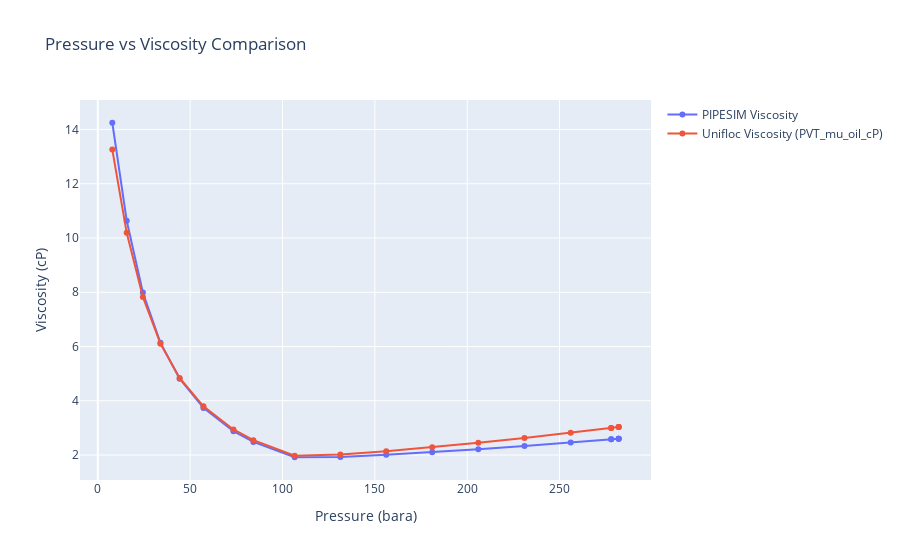

Notebook source saved alongside this figure:
### Markdown cell above
# Сравнение результатов расчета вязкости / Comparison of Viscosity Calculation Results

### Code cell
create_comparison_plot(
    loaded_results_data[resuts_key_fluid_analysis][results_key_pipesim][pressure_key_bara],
    loaded_results_data[resuts_key_fluid_analysis][results_key_pipesim][viscosity_key_cp], 
    loaded_results_data[resuts_key_fluid_analysis][results_key_pipesim][pressure_key_bara], # (atma) уже переведены в (bara) 
    loaded_results_data[resuts_key_fluid_analysis][results_key_unifloc][viscosity_key_cp],
    'Pressure vs Viscosity Comparison',
    'Pressure (bara)',
    'Viscosity (cP)',
    'PIPESIM Viscosity',
    'Unifloc Viscosity (PVT_mu_oil_cP)'
)

### Figure 1 — Plotly figure (JSON) as saved in the notebook; plotly's stock layout.template omitted (floating-point values rounded to 4 significant figures)
{"data": [{"mode": "lines+markers", "name": "PIPESIM Viscosity", "type": "scatter", "x": [282.0, 282.0, 282.0, 277.9, 277.9, 256.0, 231.0, 206.0, 181.0, 156.1, 131.3, 106.6, 84.22, 73.43, 57.19, 44.29, 33.91, 24.4, 15.65, 7.849], "y": [2.605, 2.605, 2.605, 2.582, 2.581, 2.461, 2.332, 2.214, 2.107, 2.012, 1.931, 1.918, 2.483, 2.878, 3.738, 4.813, 6.138, 7.99, 10.64, 14.25]}, {"mode": "lines+markers", "name": "Unifloc Viscosity (PVT_mu_oil_cP)", "type": "scatter", "x": [282.0, 282.0, 282.0, 277.9, 277.9, 256.0, 231.0, 206.0, 181.0, 156.1, 131.3, 106.6, 84.22, 73.43, 57.19, 44.29, 33.91, 24.4, 15.65, 7.849], "y": [3.029, 3.029, 3.029, 2.996, 2.996, 2.821, 2.631, 2.454, 2.29, 2.144, 2.016, 1.977, 2.547, 2.943, 3.795, 4.842, 6.106, 7.825, 10.19, 13.26]}], "layout": {"title": {"text": "Pressure vs Viscosity Comparison"}, "xaxis": {"title": {"text": "Pressure (bara)"}}, "yaxis": {"title": {"text": "Viscosity (cP)"}}}}
